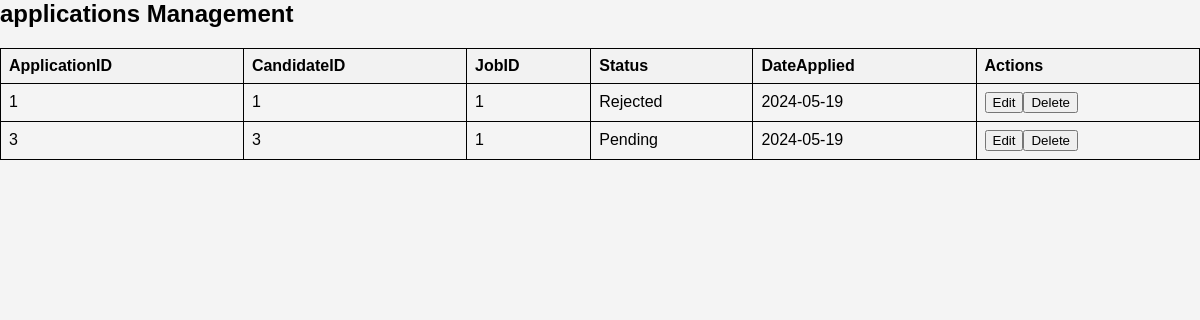
Page /viewapplications.php on the committed database.
### tables this page shows
CREATE TABLE `applications` (
  `ApplicationID` int(11) NOT NULL,
  `CandidateID` int(11) DEFAULT NULL,
  `JobID` int(11) DEFAULT NULL,
  `Status` enum('Pending','Reviewed','Rejected','Hired') NOT NULL,
  `DateApplied` date DEFAULT NULL
);

### viewapplications.php (the view, shortened to what this page needs)
<?php
require_once "db_connection.php";
?>
<!DOCTYPE html>
<html lang="en">
<head>
    <link rel="stylesheet" type="text/css" href="style3.css">
</head>
<body>
    <h2>applications Management</h2>
    <table id="dataTable" class="table table-hover text-center">
        <tr>
            <th>ApplicationID</th>
            <th>CandidateID</th>
            <th>JobID</th>
            <th>Status</th>
            <th>DateApplied</th>
            <th>Actions</th>
        </tr>
        <?php
        $sql = "SELECT * FROM applications";
        $result = $conn->query($sql);
        if ($result->num_rows > 0) {
            while ($row = $result->fetch_assoc()) {
                echo "<tr>";
                echo "<td>" . $row["ApplicationID"] . "</td>";
                echo "<td>" . $row["CandidateID"] . "</td>";
                echo "<td>" . $row["JobID"] . "</td>";
                echo "<td>" . $row["Status"] . "</td>";
                echo "<td>" . $row["DateApplied"] . "</td>";
                echo "<td>";
              echo "<a href='updateapplications.html?id=" . $row["ApplicationID"] .  "'onclick='return confirm(\"Are you sure you want to update this applications?\")'><button class='button update-button'>Edit</button></a>";
                echo "<a href='deleteapplications.html?id=" . $row["ApplicationID"] . "'onclick='return confirm(\"Are you sure you want to delete this applications?\")'><button class='button delete-button'>Delete</button></a>";
                echo "</td>";
                echo "</tr>";
            }
        } else {
            echo "<tr><td colspan='7'>No data found</td></tr>";
        }
        ?>
    </table>
</body>
</html>

### css/style3.css (style rules this page uses)
body { font-family: Arial, sans-serif; margin: 0; padding: 0; background-color: #f4f4f4; }
h2 { margin-top: 0; }

### viewapplications.php (style rules this page uses)
table { width: 100%; border-collapse: collapse; }
table, th, td { border: 1px solid black; padding: 8px; text-align: left; }
th { background-color: #f2f2f2; }

### rows in the picture
applications: ApplicationID "1", CandidateID "1", JobID "1", Status "Rejected", DateApplied "2024-05-19"
applications: ApplicationID "3", CandidateID "3", JobID "1", Status "Pending", DateApplied "2024-05-19"
